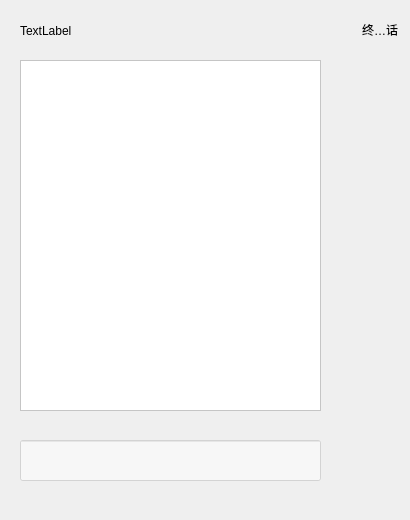
<?xml version="1.0" encoding="UTF-8"?>
<ui version="4.0">
 <class>chatdialog</class>
 <widget class="QWidget" name="chatdialog">
  <property name="geometry">
   <rect>
    <x>0</x>
    <y>0</y>
    <width>410</width>
    <height>520</height>
   </rect>
  </property>
  <property name="minimumSize">
   <size>
    <width>410</width>
    <height>520</height>
   </size>
  </property>
  <property name="maximumSize">
   <size>
    <width>410</width>
    <height>520</height>
   </size>
  </property>
  <property name="windowTitle">
   <string>Chat</string>
  </property>
  <property name="styleSheet">
   <string notr="true">QWidget#widget
{
	
	background-image: url(:/QT/icon/background.png);
}</string>
  </property>
  <widget class="QLabel" name="label_title">
   <property name="geometry">
    <rect>
     <x>20</x>
     <y>10</y>
     <width>191</width>
     <height>41</height>
    </rect>
   </property>
   <property name="styleSheet">
    <string notr="true">font: 75 12pt &quot;Comic Sans MS&quot;;</string>
   </property>
   <property name="text">
    <string>TextLabel</string>
   </property>
  </widget>
  <widget class="QTextBrowser" name="textBrowser_chat">
   <property name="geometry">
    <rect>
     <x>20</x>
     <y>60</y>
     <width>301</width>
     <height>351</height>
    </rect>
   </property>
   <property name="styleSheet">
    <string notr="true">font: 75 12pt &quot;Comic Sans MS&quot;;
background-color: rgba(255, 255, 255,1);</string>
   </property>
  </widget>
  <widget class="QLineEdit" name="lineEdit_sendmessage">
   <property name="geometry">
    <rect>
     <x>20</x>
     <y>440</y>
     <width>301</width>
     <height>41</height>
    </rect>
   </property>
   <property name="styleSheet">
    <string notr="true">font: 75 14pt &quot;Comic Sans MS&quot;;
background-color: rgba(255, 255, 255,0.5);</string>
   </property>
  </widget>
  <widget class="QToolButton" name="pushButton_send">
   <property name="geometry">
    <rect>
     <x>330</x>
     <y>430</y>
     <width>81</width>
     <height>51</height>
    </rect>
   </property>
   <property name="styleSheet">
    <string notr="true">#pushButton_send:hover
{
	border-style:none;
	font: 12pt &quot;华文隶书&quot;;
color: rgba(0, 0, 0, 1);
}
#pushButton_send:!hover
{
	border-style:none;
	font: 12pt &quot;华文隶书&quot;;
	color: rgba(0, 0, 0, 0);
}
</string>
   </property>
   <property name="text">
    <string>发送</string>
   </property>
   <property name="icon">
    <iconset resource="Client.qrc">
     <normaloff>:/Client/QT/icon/Send.png</normaloff>:/Client/QT/icon/Send.png</iconset>
   </property>
   <property name="iconSize">
    <size>
     <width>40</width>
     <height>40</height>
    </size>
   </property>
   <property name="toolButtonStyle">
    <enum>Qt::ToolButtonTextBesideIcon</enum>
   </property>
  </widget>
  <widget class="QWidget" name="widget" native="true">
   <property name="geometry">
    <rect>
     <x>0</x>
     <y>0</y>
     <width>410</width>
     <height>520</height>
    </rect>
   </property>
   <widget class="QToolButton" name="pushButton">
    <property name="geometry">
     <rect>
      <x>360</x>
      <y>10</y>
      <width>40</width>
      <height>40</height>
     </rect>
    </property>
    <property name="minimumSize">
     <size>
      <width>40</width>
      <height>40</height>
     </size>
    </property>
    <property name="maximumSize">
     <size>
      <width>40</width>
      <height>40</height>
     </size>
    </property>
    <property name="styleSheet">
     <string notr="true">border-style:none;</string>
    </property>
    <property name="text">
     <string>终止对话</string>
    </property>
    <property name="icon">
     <iconset>
      <normaloff>QT/icon/Closed2.png</normaloff>QT/icon/Closed2.png</iconset>
    </property>
    <property name="iconSize">
     <size>
      <width>40</width>
      <height>40</height>
     </size>
    </property>
   </widget>
  </widget>
  <zorder>widget</zorder>
  <zorder>label_title</zorder>
  <zorder>textBrowser_chat</zorder>
  <zorder>lineEdit_sendmessage</zorder>
  <zorder>pushButton_send</zorder>
 </widget>
 <resources>
  <include location="Client.qrc"/>
 </resources>
 <connections/>
</ui>
